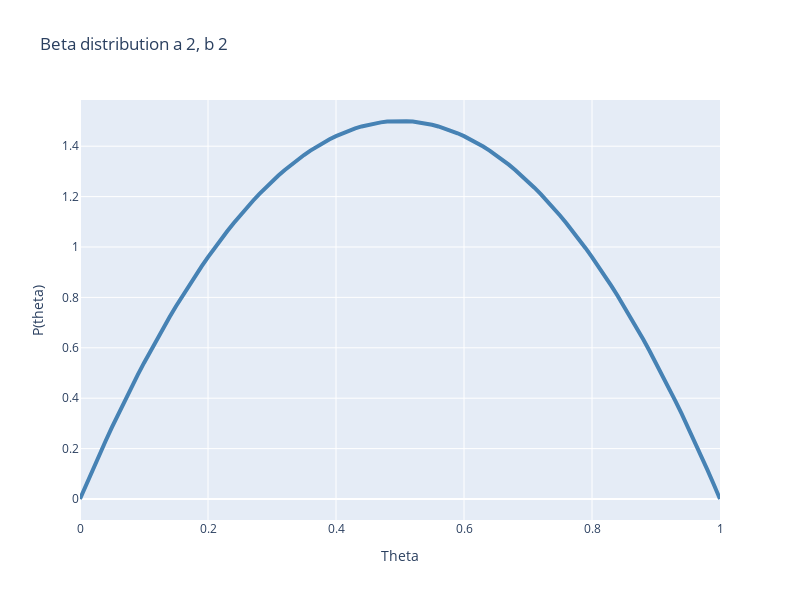

The notebook cell saved with this chart:
### Code cell
def beta_individual(alpha, beta, theta_range_steps):
    theta =  np.linspace(0,1,theta_range_steps+1)
    term = gamma(alpha + beta) / ( gamma(alpha) * gamma(beta) )
    p_theta = term * theta**(alpha - 1) * (1 - theta)**(beta - 1)
    fig = px.line(x=theta, y=p_theta, color_discrete_sequence=["steelblue"], 
                  height=600, width=800, title="Beta distribution a %d, b %d" %(alpha, beta))
    fig.data[0].line['width'] = 4
    fig.layout.xaxis.title.text = "Theta"
    fig.layout.yaxis.title.text = "P(theta)"
    fig.show()


beta_individual(alpha=2,beta=2,theta_range_steps=100)

### Figure 1 — Plotly figure (JSON) as saved in the notebook; plotly's stock layout.template omitted (floating-point values rounded to 4 significant figures)
{"data": [{"hovertemplate": "x=%{x}<br>y=%{y}<extra></extra>", "legendgroup": "", "line": {"color": "steelblue", "dash": "solid", "width": 4}, "mode": "lines", "name": "", "showlegend": false, "type": "scatter", "x": [0, 0.01, 0.02, 0.03, 0.04, 0.05, 0.06, 0.07, 0.08, 0.09, 0.1, 0.11, 0.12, 0.13, 0.14, 0.15, 0.16, 0.17, 0.18, 0.19, 0.2, 0.21, 0.22, 0.23, 0.24, 0.25, 0.26, 0.27, 0.28, 0.29, 0.3, 0.31, 0.32, 0.33, 0.34, 0.35, 0.36, 0.37, 0.38, 0.39, 0.4, 0.41, 0.42, 0.43, 0.44, 0.45, 0.46, 0.47, 0.48, 0.49, 0.5, 0.51, 0.52, 0.53, 0.54, 0.55, 0.56, 0.57, 0.58, 0.59, 0.6, 0.61, 0.62, 0.63, 0.64, 0.65, 0.66, 0.67, 0.68, 0.69, 0.7, 0.71, 0.72, 0.73, 0.74, 0.75, 0.76, 0.77, 0.78, 0.79, 0.8, 0.81, 0.82, 0.83, 0.84, 0.85, 0.86, 0.87, 0.88, 0.89, 0.9, 0.91, 0.92, 0.93, 0.94, 0.95, 0.96, 0.97, 0.98, 0.99, 1], "xaxis": "x", "y": [0, 0.0594, 0.1176, 0.1746, 0.2304, 0.285, 0.3384, 0.3906, 0.4416, 0.4914, 0.54, 0.5874, 0.6336, 0.6786, 0.7224, 0.765, 0.8064, 0.8466, 0.8856, 0.9234, 0.96, 0.9954, 1.03, 1.063, 1.094, 1.125, 1.154, 1.183, 1.21, 1.235, 1.26, 1.283, 1.306, 1.327, 1.346, 1.365, 1.382, 1.399, 1.414, 1.427, 1.44, 1.451, 1.462, 1.471, 1.478, 1.485, 1.49, 1.495, 1.498, 1.499, 1.5, 1.499, 1.498, 1.495, 1.49, 1.485, 1.478, 1.471, 1.462, 1.451, 1.44, 1.427, 1.414, 1.399, 1.382, 1.365, 1.346, 1.327, 1.306, 1.283, 1.26, 1.235, 1.21, 1.183, 1.154, 1.125, 1.094, 1.063, 1.03, 0.9954, 0.96, 0.9234, 0.8856, 0.8466, 0.8064, 0.765, 0.7224, 0.6786, 0.6336, 0.5874, 0.54, 0.4914, 0.4416, 0.3906, 0.3384, 0.285, 0.2304, 0.1746, 0.1176, 0.0594, 0], "yaxis": "y"}], "layout": {"height": 600, "legend": {"tracegroupgap": 0}, "title": {"text": "Beta distribution a 2, b 2"}, "width": 800, "xaxis": {"anchor": "y", "domain": [0, 1], "title": {"text": "Theta"}}, "yaxis": {"anchor": "x", "domain": [0, 1], "title": {"text": "P(theta)"}}}}
